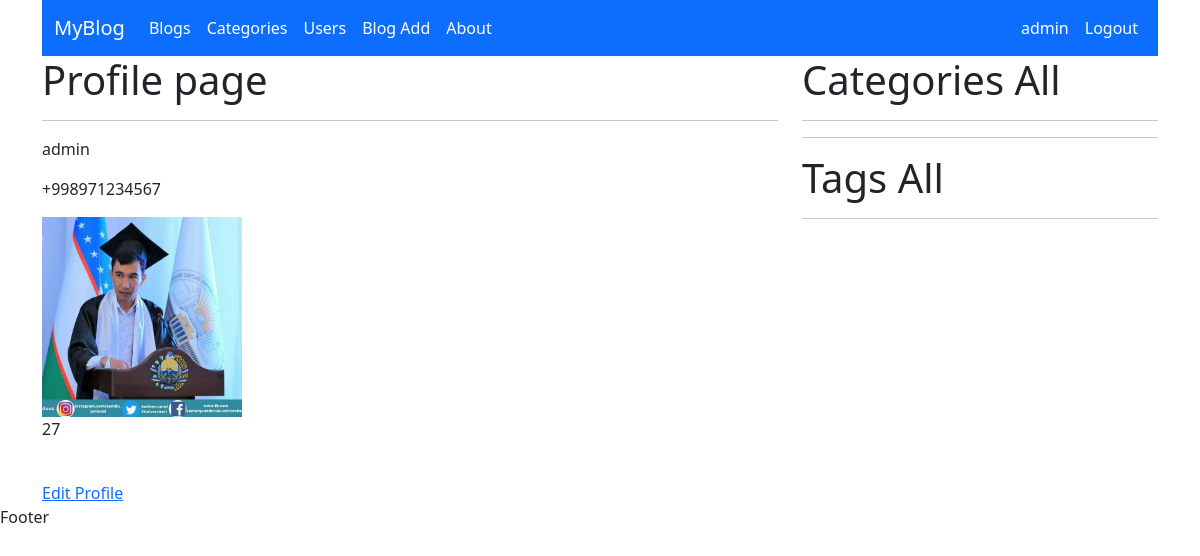
The app's page /user/profile/ (signed in) with its own data.
### user/models.py (models this page shows, shortened)
class UserProfile(AbstractUser):
    username = models.CharField(max_length=50, unique=True,
                                help_text="50 ta belgidan kup bulmasin"
                                )
    image = models.ImageField(upload_to='user/', null=True, blank=True)
    bio = models.CharField(max_length=200, null=True, blank=True)
    birthday = models.DateField(null=True, blank=True)
    address = models.CharField(max_length=200, null=True, blank=True)
    phone_number = models.CharField(max_length=13, null=True, blank=True)
    USERNAME_FIELD = "username"
    @property
    def age(self):
        return date.today().year - self.birthday.year

### user/views.py (the view)
# urls.py: path('profile/', Profile.as_view(), name='profile'),
class Profile(View):
    def get(self, request):
        username = request.user.username
        user = UserProfile.objects.get(username=username)
        context = {
            'user': user
        }
        return render(request, 'profile.html', context)

### templates/profile.html (shortened to what this page needs)
{% extends 'base.html' %}
{% block content %}
    <h1>Profile page</h1>
    <hr>
    <p>{{ user.username }}</p>
    <p>{{ user.phone_number }}</p>
    {% if user.image %}
        <img style="width: 200px" src="{{ user.image.url }}">
    {% endif %}
    {% if user.birthday %}
        <p>{{ user.age }}</p>
    {% endif %}
    <br>
    <a href="{% url 'profile_update' %}">Edit Profile</a>
{% endblock %}

### templates/header.html (shortened to what this page needs)
<nav class="navbar navbar-expand-lg navbar-dark bg-primary">
    <div class="container">
        <a class="navbar-brand" href="{% url 'home' %}">MyBlog</a>
        <div class="collapse navbar-collapse" id="navbarSupportedContent">
            <ul class="navbar-nav me-auto mb-2 mb-lg-0">
                <li class="nav-item">
                    <a class="nav-link active" aria-current="page" href="{% url 'home' %}">Blogs</a>
                </li>
                <li class="nav-item">
                    <a class="nav-link active" href="{% url 'category_list' %}">Categories</a>
                </li>
                <li class="nav-item">
                    <a href="#" class="nav-link active">Users</a>
                </li>
                <li class="nav-item">
                    <a href="{% url 'create' %}" class="nav-link active">Blog Add</a>
                </li>
                <li class="nav-item">
                    <a class="nav-link active">About</a>
                </li>
            </ul>
            <ul class="navbar-nav  mb-2 mb-lg-0">
                {% if user.is_authenticated %}
                <li class="nav-item">
                    <a href="{% url 'profile' %}" class="nav-link active">{{ user.username }}</a>
                </li>
                <li class="nav-item">
                    <a href="{% url 'logout' %}" class="nav-link active">Logout</a>
                </li>
                {% endif %}
            </ul>
        </div>
    </div>
</nav>

### records on screen
UserProfile: username "admin", phone_number "+998971234567", image (picture), age "27"
